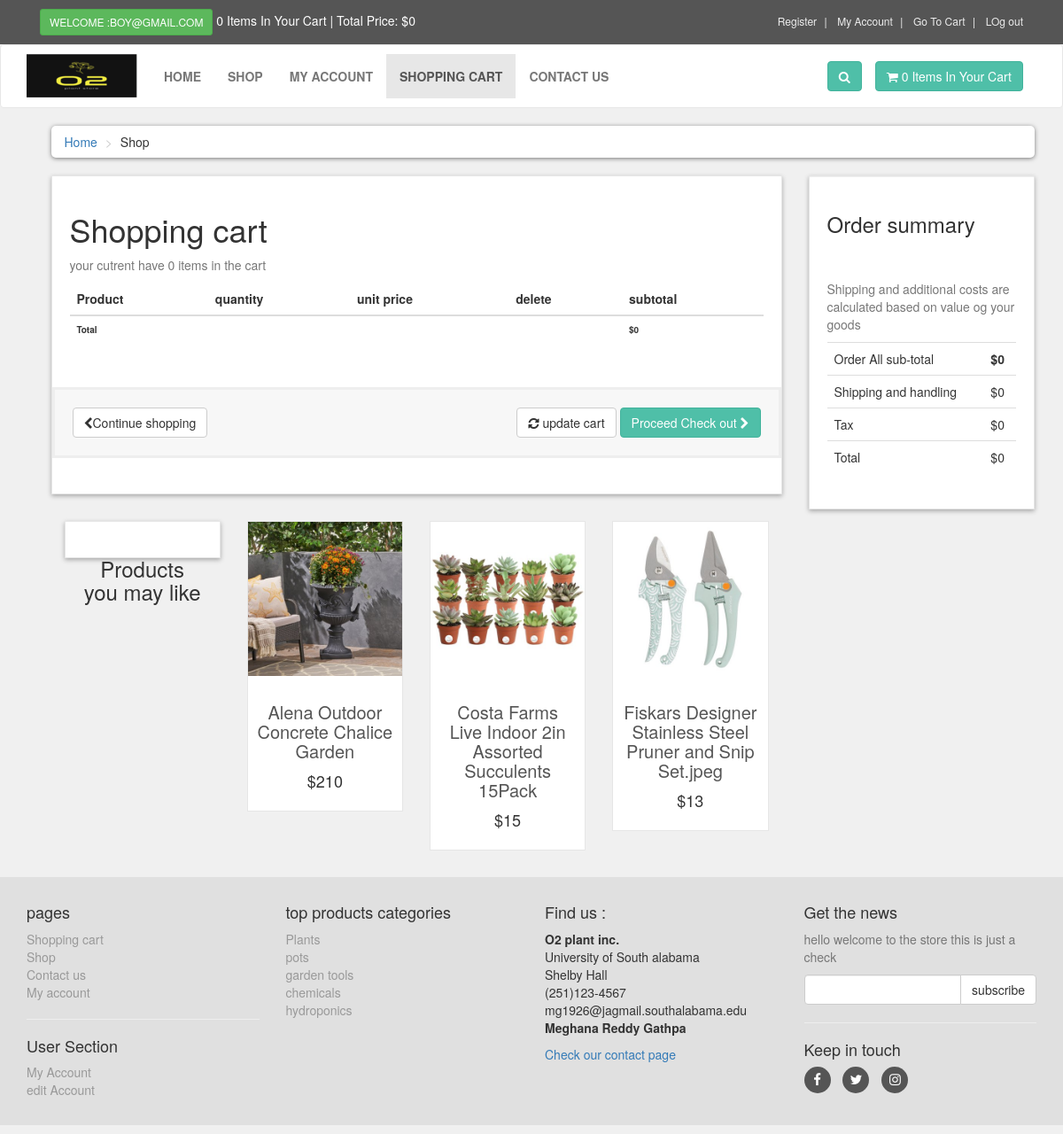
Screenshot of /plant_store/cart.php (signed in) with the database file from the repository.
### tables this page shows
CREATE TABLE `products` (
  `product_id` int(10) NOT NULL,
  `p_cat_id` varchar(10) NOT NULL,
  `cat_id` varchar(10) NOT NULL,
  `date` timestamp NOT NULL DEFAULT current_timestamp() ON UPDATE current_timestamp(),
  `product_title` text NOT NULL,
  `product_img1` text NOT NULL,
  `product_img2` text NOT NULL,
  `product_img3` text NOT NULL,
  `product_price` int(10) NOT NULL,
  `product_keywords` text NOT NULL,
  `product_desc` text NOT NULL
);

CREATE TABLE `product_categories` (
  `p_cat_id` int(10) NOT NULL,
  `p_cat_title` text NOT NULL,
  `p_cat_desc` text NOT NULL
);

### plant_store/cart.php (the view, shortened to what this page needs)
<?php
include("includes/header.php");
?>
   <div id="content">
       <div class="container">
           <div class="col-md-12">
               <ul class="breadcrumb">
                   <li><a href="index.php">Home</a></li>
                   <li>Shop</li>
               </ul>
           </div>
           <div id="cart" class="col-md-9">
               <div class="box">
                   <form action="cart.php" method="post" enctype="multipart/form-data">
                       <h1>Shopping cart</h1>
                       <?php
                       $ip_add = getRealIpuser();
                       $select_cart = "select * from cart where ip_add='$ip_add'";
                       $run_cart = mysqli_query($con,$select_cart);
                       $count = mysqli_num_rows($run_cart);
                       ?>
                       <p class="text-muted">your cutrent have <?php echo $count; ?> items in the cart</p>
                       <div class= "table-responsive">
                           <table class="table">
                               <thead>
                                   <tr>
                                       <th colspan="2">Product</th>
                                       <th>quantity</th>
                                       <th>unit price</th>
                                       <th colspan="1">delete</th>
                                       <th colspan="2">subtotal</th>
                                   </tr>
                               </thead>
                                  <?php
                                   $total = 0;
                                   ?>
                               <tfoot>
                                   <tr>
                                       <th colspan="5">Total</th>
                                       <th colspan="2">                                          $<?php echo $total; ?>
                                       </th>
                                   </tr>
                               </tfoot>
                           </table>
                       </div>
                       <div class="box-footer">
                           <div class="pull-left">
                               <a href="index.php" class="btn btn-default">
                                   <i class="fa fa-chevron-left"></i>Continue shopping
                               </a>
                           </div>
                           <div class="pull-right">
                               <button type="submit" name="update" value="Update cart"class="btn btn-default">
                                   <i class="fa fa-refresh"></i> update cart
                               </button>
                               <a href="checkout.php" class="btn btn-primary">
                                   Proceed Check out <i class="fa fa-chevron-right"></i>
                               </a>
                           </div>
                       </div>
                   </form>
               </div>
                <div id="row same-height-row">
                   <div class="col-md-3 col-sm-6">
                       <div class="box same-height headline">
                           <h3 class="text-center">Products you may like</h3>
                       </div>
                   </div>
                   <?php
                    $get_products = "select * from products order by rand() LIMIT 0,3";
                    $run_products = mysqli_query($con, $get_products);
                    while($row_products=mysqli_fetch_array($run_products)){
                        $pro_id = $row_products['product_id'];
                        $pro_title = $row_products['product_title'];
                        $pro_price = $row_products['product_price'];
                        $pro_img1= $row_products['product_img1'];
                        echo"
                   <div class='col-md-3 col-sm-6 center-responsive'>
                       <div class='product same-height'>
                       <a href='details.php?pro_id=$pro_id' >
                       <img class='img-responsive' src='admin_area/product_images/$pro_img1' alt='product6'>
                       </a>
                       <div class='text'>
                           <h3><a href='details.php?pro_id=$pro_id'> $pro_title</a></h3>
                           <p class='price'>$$pro_price</p>
                       </div>
                       </div>
                   </div>
                        ";
                    }
                    ?>
               </div>
           </div>
           <div class="col-md-3">
               <div id="order-summary" class="box">
                   <div class="box-header">
                       <h3>Order summary</h3>
                   </div>
                   <p class="text-muted">
                       Shipping and additional costs are calculated based on value og your goods
                   </p>
                   <div class="table-responsive">
                       <table class="table">
                           <tbody>
                               <tr>
                                   <td>Order All sub-total </td>
                                   <th>$<?php echo $total; ?></th>
                               </tr>
                               <tr>
                                   <td>Shipping and handling</td>
                                   <td>$0</td>
                               </tr>
                               <tr>
                                   <td> Tax</td>
                                   <td>$0</td>
                               </tr>
                               <tr class="total">
                                   <td> Total</td>
                                   <td>$<?php echo $total; ?></td>
                               </tr>
                           </tbody>
                       </table>
                   </div>
               </div>
           </div>
          </div>
   </div>
  <?php
    include("includes/footer.php");
    ?>
</body>
</html>

### plant_store/includes/footer.php (shortened to what this page needs)
<div id="footer">
    <div class="container">
        <div class="row">
            <div class="col-sm-6 col-md-3">
                <h4>pages</h4>
                   <ul>
                    <li><a href="cart.php">Shopping cart</a></li>
                    <li><a href="contact.php">Shop</a></li>
                    <li><a href="shop.php">Contact us</a></li>
                    <li><a href="customer/my_account.php">My account</a></li>
                </ul>
                <hr>
                <h4> User Section</h4>
                <ul>
                       <?php
                           if(!isset($_SESSION['customer_email'])){
                               echo"<a href='checkout.php'> Login </a>";
                           }else{
                             echo"<a href='my_account.php?my_orders'>My Account </a>";
                           }
                           ?>
                            <li>
                            <?php
                           if(!isset($_SESSION['customer_email'])){
                               echo"<a href='checkout.php'> Login </a>";
                           }else{
                             echo"<a href='my_account.php?edit_account'>edit Account </a>";
                           }
                           ?>  </li>
                 </ul>
          </div>
          <div class="com-sm-6 col-md-3">
              <h4>top products categories</h4>
              <ul>
                  <?php
                  $get_p_cats = "select * from product_categories";
                  $run_p_cats = mysqli_query($con,$get_p_cats);
                  while($row_p_cats=mysqli_fetch_array($run_p_cats)){
                      $p_cat_id = $row_p_cats['p_cat_id'];                                           $p_cat_title = $row_p_cats['p_cat_title'];
                      echo"
                      <li>
                      <a href='../shop.php?p_cat=$p_cat_id'>
                      $p_cat_title
                      </a>
                      </li>
                      ";
                  }
                  ?>
              </ul>
          </div>
          <div class="col-sm-6 col-md-3">
              <h4>Find us : </h4>
              <p>
                  <strong>O2 plant inc.</strong>
                  <br/>University of South alabama
                  <br/>Shelby Hall
                  <br/>(251)123-4567
                  <br/>mg1926@jagmail.southalabama.edu
                  <br/><strong>Meghana Reddy Gathpa</strong>
              </p>
              <a href="../contact.php">Check our contact page</a>
          </div>
          <div class="col-sm-6 col-md-3">
              <h4>Get the news</h4>
              <p class="text-muted">
                  hello welcome to the store this is just a check
              </p>
              <form action="" method="post" name="">
                  <div class="input-group">
                      <input type="text" class="form-control" name="email">
                      <span class="input-group-btn">
                          <input type="submit" value="subscribe" class="btn btn-default">
                      </span>
                  </div>
              </form>
              <hr>
              <h4>Keep in touch</h4>
              <p class="social">
                  <a href="#" class="fa fa-facebook"></a>
                  <a href="#" class="fa fa-twitter"></a>
                  <a href="#" class="fa fa-instagram"></a>
              </p>
          </div>
        </div>
    </div>
</div>

### plant_store/styles/style.css (style rules this page uses)
body { font-size: 14px; line-height: 1.42857143; color: #333333; background: #f0f0f0; overflow-x: hidden; padding-bottom: 10px; }
.btn-primary { color: rgb(255, 255, 255); background: rgb(79, 191, 168); border-color: rgb(65, 179, 156); }
.box { background: #ffffff; margin: 0 0 30px; border : solid 1px #e6e6e6; box-sizing: border-box; padding: 20px; box-shadow: 0px 2px 5px rgba(0,0,0,.3); }
#content { padding-left: 25px; }
#content .product { background: #ffffff; border: solid 1px #e6e6e6; margin-bottom: 30px; box-sizing: border-box; }
#content .product .text { padding :10px 10px 10px; }
#content .product .text p.price { font-size: 18px; text-align: center; font-weight: 400; }
#content .product .text h3 { text-align: center; font-size: 20px; }
#content .product .text h3 a { color: rgb(85,85,85); }
.breadcrumb { padding : 8px 15px; margin-bottom:20px; background: #ffffff; border-radius: 5px; box-shadow: 0px 1px 5px rgba(0,0,0,.5); }
.breadcrumb> li + li:before { content: ">\00a0"; color:#cccccc; }
#content .headline { height:30px; }
#content #cart .table tfoot { font-size: 10px; }
.box .box-footer { background-color: #f7f7f7; margin: 30px -20px 20px; padding: 20px; border: 3px solid #eeeeee; }
.box .box-footer:before, .box .box-footer:after { content:""; display: table; }
.box .box-footer:after { clear:both; }
.box .box-header { border-color: #f7f7f7; margin: -20px -20px 20px; padding:20px; border-top: 1px solid #eeeeee; }
#footer { background: #e0e0e0; padding: 20px 0; }
#footer a { text-decoration: none; }
#footer ul { list-style: none; padding-left: 0px; }
#footer ul a { color:#999999; padding: 20px 0; text-decoration: none; }
#footer .social { text-align: left; }
#footer .social a { margin: 0px 10px 0px 0px; display: inline-block; color: #ffffff; width: 30px; height: 30px; border-radius: 15px; line-height: 30px; font-size: 15px; text-align: center; vertical-align: bottom; background: #555555; text-decoration: none; }

### rows the page displays
products: product_img1 (picture), product_title "Alena Outdoor Concrete Chalice Garden", product_price "210"
products: product_img1 (picture), product_title "Costa Farms Live Indoor 2in Assorted Succulents 15Pack", product_price "15"
products: product_img1 (picture), product_title "Fiskars Designer Stainless Steel Pruner and Snip Set.jpeg", product_price "13"
product_categories: p_cat_title "Plants"
product_categories: p_cat_title "pots"
product_categories: p_cat_title "garden tools"
product_categories: p_cat_title "chemicals"
product_categories: p_cat_title "hydroponics"

### other values shown
$_SESSION['customer_email'] "BOY@GMAIL.COM"
$count_items "0 0"
$total "0"
$count "0"
